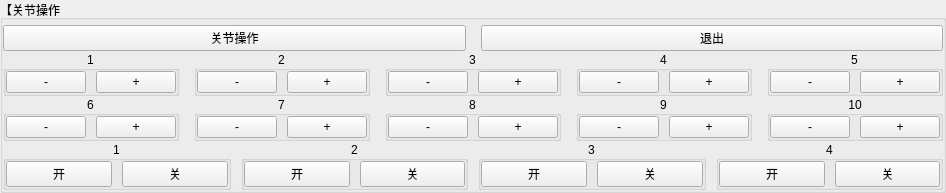
            <widget class="QGroupBox" name="group_control">
             <property name="title">
              <string>【关节操作】</string>
             </property>
             <layout class="QVBoxLayout" name="verticalLayout_31" stretch="1,2,2,2">
              <property name="spacing">
               <number>0</number>
              </property>
              <property name="leftMargin">
               <number>0</number>
              </property>
              <property name="topMargin">
               <number>5</number>
              </property>
              <property name="rightMargin">
               <number>0</number>
              </property>
              <property name="bottomMargin">
               <number>0</number>
              </property>
              <item>
               <layout class="QHBoxLayout" name="horizontalLayout_29">
                <property name="spacing">
                 <number>15</number>
                </property>
                <item>
                 <widget class="QPushButton" name="bt_joint_control">
                  <property name="sizePolicy">
                   <sizepolicy hsizetype="Minimum" vsizetype="Preferred">
                    <horstretch>0</horstretch>
                    <verstretch>0</verstretch>
                   </sizepolicy>
                  </property>
                  <property name="text">
                   <string>关节操作</string>
                  </property>
                 </widget>
                </item>
                <item>
                 <widget class="QPushButton" name="bt_quit">
                  <property name="sizePolicy">
                   <sizepolicy hsizetype="Minimum" vsizetype="Preferred">
                    <horstretch>0</horstretch>
                    <verstretch>0</verstretch>
                   </sizepolicy>
                  </property>
                  <property name="text">
                   <string>退出</string>
                  </property>
                 </widget>
                </item>
               </layout>
              </item>
              <item>
               <layout class="QHBoxLayout" name="horizontalLayout_4">
                <property name="spacing">
                 <number>15</number>
                </property>
                <item>
                 <widget class="QGroupBox" name="group_1">
                  <property name="title">
                   <string>1</string>
                  </property>
                  <property name="alignment">
                   <set>Qt::AlignCenter</set>
                  </property>
                  <layout class="QHBoxLayout" name="horizontalLayout_11">
                   <property name="spacing">
                    <number>10</number>
                   </property>
                   <property name="leftMargin">
                    <number>0</number>
                   </property>
                   <property name="topMargin">
                    <number>0</number>
                   </property>
                   <property name="rightMargin">
                    <number>0</number>
                   </property>
                   <property name="bottomMargin">
                    <number>0</number>
                   </property>
                   <item>
                    <widget class="QPushButton" name="bt_negative_1">
                     <property name="sizePolicy">
                      <sizepolicy hsizetype="Minimum" vsizetype="Preferred">
                       <horstretch>0</horstretch>
                       <verstretch>0</verstretch>
                      </sizepolicy>
                     </property>
                     <property name="text">
                      <string>-</string>
                     </property>
                    </widget>
                   </item>
                   <item>
                    <widget class="QPushButton" name="bt_positive_1">
                     <property name="sizePolicy">
                      <sizepolicy hsizetype="Minimum" vsizetype="Preferred">
                       <horstretch>0</horstretch>
                       <verstretch>0</verstretch>
                      </sizepolicy>
                     </property>
                     <property name="text">
                      <string>+</string>
                     </property>
                    </widget>
                   </item>
                  </layout>
                 </widget>
                </item>
                <item>
                 <widget class="QGroupBox" name="group_2">
                  <property name="title">
                   <string>2</string>
                  </property>
                  <property name="alignment">
                   <set>Qt::AlignCenter</set>
                  </property>
                  <layout class="QHBoxLayout" name="horizontalLayout_12">
                   <property name="spacing">
                    <number>10</number>
                   </property>
                   <property name="leftMargin">
                    <number>0</number>
                   </property>
                   <property name="topMargin">
                    <number>0</number>
                   </property>
                   <property name="rightMargin">
                    <number>0</number>
                   </property>
                   <property name="bottomMargin">
                    <number>0</number>
                   </property>
                   <item>
                    <widget class="QPushButton" name="bt_negative_2">
                     <property name="sizePolicy">
                      <sizepolicy hsizetype="Minimum" vsizetype="Preferred">
                       <horstretch>0</horstretch>
                       <verstretch>0</verstretch>
                      </sizepolicy>
                     </property>
                     <property name="text">
                      <string>-</string>
                     </property>
                    </widget>
                   </item>
                   <item>
                    <widget class="QPushButton" name="bt_positive_2">
                     <property name="sizePolicy">
                      <sizepolicy hsizetype="Minimum" vsizetype="Preferred">
                       <horstretch>0</horstretch>
                       <verstretch>0</verstretch>
                      </sizepolicy>
                     </property>
                     <property name="text">
                      <string>+</string>
                     </property>
                    </widget>
                   </item>
                  </layout>
                 </widget>
                </item>
                <item>
                 <widget class="QGroupBox" name="group_3">
                  <property name="title">
                   <string>3</string>
                  </property>
                  <property name="alignment">
                   <set>Qt::AlignCenter</set>
                  </property>
                  <layout class="QHBoxLayout" name="horizontalLayout_14">
                   <property name="spacing">
                    <number>10</number>
                   </property>
                   <property name="leftMargin">
                    <number>0</number>
                   </property>
                   <property name="topMargin">
                    <number>0</number>
                   </property>
                   <property name="rightMargin">
                    <number>0</number>
                   </property>
                   <property name="bottomMargin">
                    <number>0</number>
                   </property>
                   <item>
                    <widget class="QPushButton" name="bt_negative_3">
                     <property name="sizePolicy">
                      <sizepolicy hsizetype="Minimum" vsizetype="Preferred">
                       <horstretch>0</horstretch>
                       <verstretch>0</verstretch>
                      </sizepolicy>
                     </property>
                     <property name="text">
                      <string>-</string>
                     </property>
                    </widget>
                   </item>
                   <item>
                    <widget class="QPushButton" name="bt_positive_3">
                     <property name="sizePolicy">
                      <sizepolicy hsizetype="Minimum" vsizetype="Preferred">
                       <horstretch>0</horstretch>
                       <verstretch>0</verstretch>
                      </sizepolicy>
                     </property>
                     <property name="text">
                      <string>+</string>
                     </property>
                    </widget>
                   </item>
                  </layout>
                 </widget>
                </item>
                <item>
                 <widget class="QGroupBox" name="group_4">
                  <property name="title">
                   <string>4</string>
                  </property>
                  <property name="alignment">
                   <set>Qt::AlignCenter</set>
                  </property>
                  <layout class="QHBoxLayout" name="horizontalLayout_15">
                   <property name="spacing">
                    <number>10</number>
                   </property>
                   <property name="leftMargin">
                    <number>0</number>
                   </property>
                   <property name="topMargin">
                    <number>0</number>
                   </property>
                   <property name="rightMargin">
                    <number>0</number>
                   </property>
                   <property name="bottomMargin">
                    <number>0</number>
                   </property>
                   <item>
                    <widget class="QPushButton" name="bt_negative_4">
                     <property name="sizePolicy">
                      <sizepolicy hsizetype="Minimum" vsizetype="Preferred">
                       <horstretch>0</horstretch>
                       <verstretch>0</verstretch>
                      </sizepolicy>
                     </property>
                     <property name="text">
                      <string>-</string>
                     </property>
                    </widget>
                   </item>
                   <item>
                    <widget class="QPushButton" name="bt_positive_4">
                     <property name="sizePolicy">
                      <sizepolicy hsizetype="Minimum" vsizetype="Preferred">
                       <horstretch>0</horstretch>
                       <verstretch>0</verstretch>
                      </sizepolicy>
                     </property>
                     <property name="text">
                      <string>+</string>
                     </property>
                    </widget>
                   </item>
                  </layout>
                 </widget>
                </item>
                <item>
                 <widget class="QGroupBox" name="group_5">
                  <property name="title">
                   <string>5</string>
                  </property>
                  <property name="alignment">
                   <set>Qt::AlignCenter</set>
                  </property>
                  <layout class="QHBoxLayout" name="horizontalLayout_16">
                   <property name="spacing">
                    <number>10</number>
                   </property>
                   <property name="leftMargin">
                    <number>0</number>
                   </property>
                   <property name="topMargin">
                    <number>0</number>
                   </property>
                   <property name="rightMargin">
                    <number>0</number>
                   </property>
                   <property name="bottomMargin">
                    <number>0</number>
                   </property>
                   <item>
                    <widget class="QPushButton" name="bt_negative_5">
                     <property name="sizePolicy">
                      <sizepolicy hsizetype="Minimum" vsizetype="Preferred">
                       <horstretch>0</horstretch>
                       <verstretch>0</verstretch>
                      </sizepolicy>
                     </property>
                     <property name="text">
                      <string>-</string>
                     </property>
                    </widget>
                   </item>
                   <item>
                    <widget class="QPushButton" name="bt_positive_5">
                     <property name="sizePolicy">
                      <sizepolicy hsizetype="Minimum" vsizetype="Preferred">
                       <horstretch>0</horstretch>
                       <verstretch>0</verstretch>
                      </sizepolicy>
                     </property>
                     <property name="text">
                      <string>+</string>
                     </property>
                    </widget>
                   </item>
                  </layout>
                 </widget>
                </item>
               </layout>
              </item>
              <item>
               <layout class="QHBoxLayout" name="horizontalLayout_7">
                <property name="spacing">
                 <number>15</number>
                </property>
                <item>
                 <widget class="QGroupBox" name="group_6">
                  <property name="title">
                   <string>6</string>
                  </property>
                  <property name="alignment">
                   <set>Qt::AlignCenter</set>
                  </property>
                  <layout class="QHBoxLayout" name="horizontalLayout_17">
                   <property name="spacing">
                    <number>10</number>
                   </property>
                   <property name="leftMargin">
                    <number>0</number>
                   </property>
                   <property name="topMargin">
                    <number>0</number>
                   </property>
                   <property name="rightMargin">
                    <number>0</number>
                   </property>
                   <property name="bottomMargin">
                    <number>0</number>
                   </property>
                   <item>
                    <widget class="QPushButton" name="bt_negative_6">
                     <property name="sizePolicy">
                      <sizepolicy hsizetype="Minimum" vsizetype="Preferred">
                       <horstretch>0</horstretch>
                       <verstretch>0</verstretch>
                      </sizepolicy>
                     </property>
                     <property name="text">
                      <string>-</string>
                     </property>
                    </widget>
                   </item>
                   <item>
                    <widget class="QPushButton" name="bt_positive_6">
                     <property name="sizePolicy">
                      <sizepolicy hsizetype="Minimum" vsizetype="Preferred">
                       <horstretch>0</horstretch>
                       <verstretch>0</verstretch>
                      </sizepolicy>
                     </property>
                     <property name="text">
                      <string>+</string>
                     </property>
                    </widget>
                   </item>
                  </layout>
                 </widget>
                </item>
                <item>
                 <widget class="QGroupBox" name="group_7">
                  <property name="title">
                   <string>7</string>
                  </property>
                  <property name="alignment">
                   <set>Qt::AlignCenter</set>
                  </property>
                  <layout class="QHBoxLayout" name="horizontalLayout_18">
                   <property name="spacing">
                    <number>10</number>
                   </property>
                   <property name="leftMargin">
                    <number>0</number>
                   </property>
                   <property name="topMargin">
                    <number>0</number>
                   </property>
                   <property name="rightMargin">
                    <number>0</number>
                   </property>
                   <property name="bottomMargin">
                    <number>0</number>
                   </property>
                   <item>
                    <widget class="QPushButton" name="bt_negative_7">
                     <property name="sizePolicy">
                      <sizepolicy hsizetype="Minimum" vsizetype="Preferred">
                       <horstretch>0</horstretch>
                       <verstretch>0</verstretch>
                      </sizepolicy>
                     </property>
                     <property name="text">
                      <string>-</string>
                     </property>
                    </widget>
                   </item>
                   <item>
                    <widget class="QPushButton" name="bt_positive_7">
                     <property name="sizePolicy">
                      <sizepolicy hsizetype="Minimum" vsizetype="Preferred">
                       <horstretch>0</horstretch>
                       <verstretch>0</verstretch>
                      </sizepolicy>
                     </property>
                     <property name="text">
                      <string>+</string>
                     </property>
                    </widget>
                   </item>
                  </layout>
                 </widget>
                </item>
                <item>
                 <widget class="QGroupBox" name="group_8">
                  <property name="title">
                   <string>8</string>
                  </property>
                  <property name="alignment">
                   <set>Qt::AlignCenter</set>
                  </property>
                  <layout class="QHBoxLayout" name="horizontalLayout_19">
                   <property name="spacing">
                    <number>10</number>
                   </property>
                   <property name="leftMargin">
                    <number>0</number>
                   </property>
                   <property name="topMargin">
                    <number>0</number>
                   </property>
                   <property name="rightMargin">
                    <number>0</number>
                   </property>
                   <property name="bottomMargin">
                    <number>0</number>
                   </property>
                   <item>
                    <widget class="QPushButton" name="bt_negative_8">
                     <property name="sizePolicy">
                      <sizepolicy hsizetype="Minimum" vsizetype="Preferred">
                       <horstretch>0</horstretch>
                       <verstretch>0</verstretch>
                      </sizepolicy>
                     </property>
                     <property name="text">
                      <string>-</string>
                     </property>
                    </widget>
                   </item>
                   <item>
                    <widget class="QPushButton" name="bt_positive_8">
                     <property name="sizePolicy">
                      <sizepolicy hsizetype="Minimum" vsizetype="Preferred">
                       <horstretch>0</horstretch>
                       <verstretch>0</verstretch>
                      </sizepolicy>
                     </property>
                     <property name="text">
                      <string>+</string>
                     </property>
                    </widget>
                   </item>
                  </layout>
                 </widget>
                </item>
                <item>
                 <widget class="QGroupBox" name="group_9">
                  <property name="title">
                   <string>9</string>
                  </property>
                  <property name="alignment">
                   <set>Qt::AlignCenter</set>
                  </property>
                  <layout class="QHBoxLayout" name="horizontalLayout_20">
                   <property name="spacing">
                    <number>10</number>
                   </property>
                   <property name="leftMargin">
                    <number>0</number>
                   </property>
                   <property name="topMargin">
                    <number>0</number>
                   </property>
                   <property name="rightMargin">
                    <number>0</number>
                   </property>
                   <property name="bottomMargin">
                    <number>0</number>
                   </property>
                   <item>
                    <widget class="QPushButton" name="bt_negative_9">
                     <property name="sizePolicy">
                      <sizepolicy hsizetype="Minimum" vsizetype="Preferred">
                       <horstretch>0</horstretch>
                       <verstretch>0</verstretch>
                      </sizepolicy>
                     </property>
                     <property name="text">
                      <string>-</string>
                     </property>
                    </widget>
                   </item>
                   <item>
                    <widget class="QPushButton" name="bt_positive_9">
                     <property name="sizePolicy">
                      <sizepolicy hsizetype="Minimum" vsizetype="Preferred">
                       <horstretch>0</horstretch>
                       <verstretch>0</verstretch>
                      </sizepolicy>
                     </property>
                     <property name="text">
                      <string>+</string>
                     </property>
                    </widget>
                   </item>
                  </layout>
                 </widget>
                </item>
                <item>
                 <widget class="QGroupBox" name="group_10">
                  <property name="title">
                   <string>10</string>
                  </property>
                  <property name="alignment">
                   <set>Qt::AlignCenter</set>
                  </property>
                  <layout class="QHBoxLayout" name="horizontalLayout_21">
                   <property name="spacing">
                    <number>10</number>
                   </property>
                   <property name="leftMargin">
                    <number>0</number>
                   </property>
                   <property name="topMargin">
                    <number>0</number>
                   </property>
                   <property name="rightMargin">
                    <number>0</number>
                   </property>
                   <property name="bottomMargin">
                    <number>0</number>
                   </property>
                   <item>
                    <widget class="QPushButton" name="bt_negative_10">
                     <property name="sizePolicy">
                      <sizepolicy hsizetype="Minimum" vsizetype="Preferred">
                       <horstretch>0</horstretch>
                       <verstretch>0</verstretch>
                      </sizepolicy>
                     </property>
                     <property name="text">
                      <string>-</string>
                     </property>
                    </widget>
                   </item>
                   <item>
                    <widget class="QPushButton" name="bt_positive_10">
                     <property name="sizePolicy">
                      <sizepolicy hsizetype="Minimum" vsizetype="Preferred">
                       <horstretch>0</horstretch>
                       <verstretch>0</verstretch>
                      </sizepolicy>
                     </property>
                     <property name="text">
                      <string>+</string>
                     </property>
                    </widget>
                   </item>
                  </layout>
                 </widget>
                </item>
               </layout>
              </item>
              <item>
               <layout class="QHBoxLayout" name="horizontalLayout_8">
                <property name="spacing">
                 <number>10</number>
                </property>
                <item>
                 <widget class="QGroupBox" name="fa_1">
                  <property name="title">
                   <string>1</string>
                  </property>
                  <property name="alignment">
                   <set>Qt::AlignCenter</set>
                  </property>
                  <layout class="QHBoxLayout" name="horizontalLayout_24">
                   <property name="spacing">
                    <number>10</number>
                   </property>
                   <property name="leftMargin">
                    <number>0</number>
                   </property>
                   <property name="topMargin">
                    <number>0</number>
                   </property>
                   <property name="rightMargin">
                    <number>0</number>
                   </property>
                   <property name="bottomMargin">
                    <number>0</number>
                   </property>
                   <item>
                    <widget class="QPushButton" name="bt_open_1">
                     <property name="sizePolicy">
                      <sizepolicy hsizetype="Minimum" vsizetype="Preferred">
                       <horstretch>0</horstretch>
                       <verstretch>0</verstretch>
                      </sizepolicy>
                     </property>
                     <property name="text">
                      <string>开</string>
                     </property>
                    </widget>
                   </item>
                   <item>
                    <widget class="QPushButton" name="bt_close_1">
                     <property name="sizePolicy">
                      <sizepolicy hsizetype="Minimum" vsizetype="Preferred">
                       <horstretch>0</horstretch>
                       <verstretch>0</verstretch>
                      </sizepolicy>
                     </property>
                     <property name="text">
                      <string>关</string>
                     </property>
                    </widget>
                   </item>
                  </layout>
                 </widget>
                </item>
                <item>
                 <widget class="QGroupBox" name="fa_2">
                  <property name="title">
                   <string>2</string>
                  </property>
                  <property name="alignment">
                   <set>Qt::AlignCenter</set>
                  </property>
                  <layout class="QHBoxLayout" name="horizontalLayout_31">
                   <property name="spacing">
                    <number>10</number>
                   </property>
                   <property name="leftMargin">
                    <number>0</number>
                   </property>
                   <property name="topMargin">
                    <number>0</number>
                   </property>
                   <property name="rightMargin">
                    <number>0</number>
                   </property>
                   <property name="bottomMargin">
                    <number>0</number>
                   </property>
                   <item>
                    <widget class="QPushButton" name="bt_open_2">
                     <property name="sizePolicy">
                      <sizepolicy hsizetype="Minimum" vsizetype="Preferred">
                       <horstretch>0</horstretch>
                       <verstretch>0</verstretch>
                      </sizepolicy>
                     </property>
                     <property name="text">
                      <string>开</string>
                     </property>
                    </widget>
                   </item>
                   <item>
                    <widget class="QPushButton" name="bt_close_2">
                     <property name="sizePolicy">
                      <sizepolicy hsizetype="Minimum" vsizetype="Preferred">
                       <horstretch>0</horstretch>
                       <verstretch>0</verstretch>
                      </sizepolicy>
                     </property>
                     <property name="text">
                      <string>关</string>
                     </property>
                    </widget>
                   </item>
                  </layout>
                 </widget>
                </item>
                <item>
                 <widget class="QGroupBox" name="fa_3">
                  <property name="title">
                   <string>3</string>
                  </property>
                  <property name="alignment">
                   <set>Qt::AlignCenter</set>
                  </property>
                  <layout class="QHBoxLayout" name="horizontalLayout_32">
                   <property name="spacing">
                    <number>10</number>
                   </property>
                   <property name="leftMargin">
                    <number>0</number>
                   </property>
                   <property name="topMargin">
                    <number>0</number>
                   </property>
                   <property name="rightMargin">
                    <number>0</number>
                   </property>
                   <property name="bottomMargin">
                    <number>0</number>
                   </property>
                   <item>
                    <widget class="QPushButton" name="bt_open_3">
                     <property name="sizePolicy">
                      <sizepolicy hsizetype="Minimum" vsizetype="Preferred">
                       <horstretch>0</horstretch>
                       <verstretch>0</verstretch>
                      </sizepolicy>
                     </property>
                     <property name="text">
                      <string>开</string>
                     </property>
                    </widget>
                   </item>
                   <item>
                    <widget class="QPushButton" name="bt_close_3">
                     <property name="sizePolicy">
                      <sizepolicy hsizetype="Minimum" vsizetype="Preferred">
                       <horstretch>0</horstretch>
                       <verstretch>0</verstretch>
                      </sizepolicy>
                     </property>
                     <property name="text">
                      <string>关</string>
                     </property>
                    </widget>
                   </item>
                  </layout>
                 </widget>
                </item>
                <item>
                 <widget class="QGroupBox" name="fa_4">
                  <property name="title">
                   <string>4</string>
                  </property>
                  <property name="alignment">
                   <set>Qt::AlignCenter</set>
                  </property>
                  <layout class="QHBoxLayout" name="horizontalLayout_25">
                   <property name="spacing">
                    <number>10</number>
                   </property>
                   <property name="leftMargin">
                    <number>0</number>
                   </property>
                   <property name="topMargin">
                    <number>0</number>
                   </property>
                   <property name="rightMargin">
                    <number>0</number>
                   </property>
                   <property name="bottomMargin">
                    <number>0</number>
                   </property>
                   <item>
                    <widget class="QPushButton" name="bt_open_4">
                     <property name="sizePolicy">
                      <sizepolicy hsizetype="Minimum" vsizetype="Preferred">
                       <horstretch>0</horstretch>
                       <verstretch>0</verstretch>
                      </sizepolicy>
                     </property>
                     <property name="text">
                      <string>开</string>
                     </property>
                    </widget>
                   </item>
                   <item>
                    <widget class="QPushButton" name="bt_close_4">
                     <property name="sizePolicy">
                      <sizepolicy hsizetype="Minimum" vsizetype="Preferred">
                       <horstretch>0</horstretch>
                       <verstretch>0</verstretch>
                      </sizepolicy>
                     </property>
                     <property name="text">
                      <string>关</string>
                     </property>
                    </widget>
                   </item>
                  </layout>
                 </widget>
                </item>
               </layout>
              </item>
             </layout>
            </widget>
